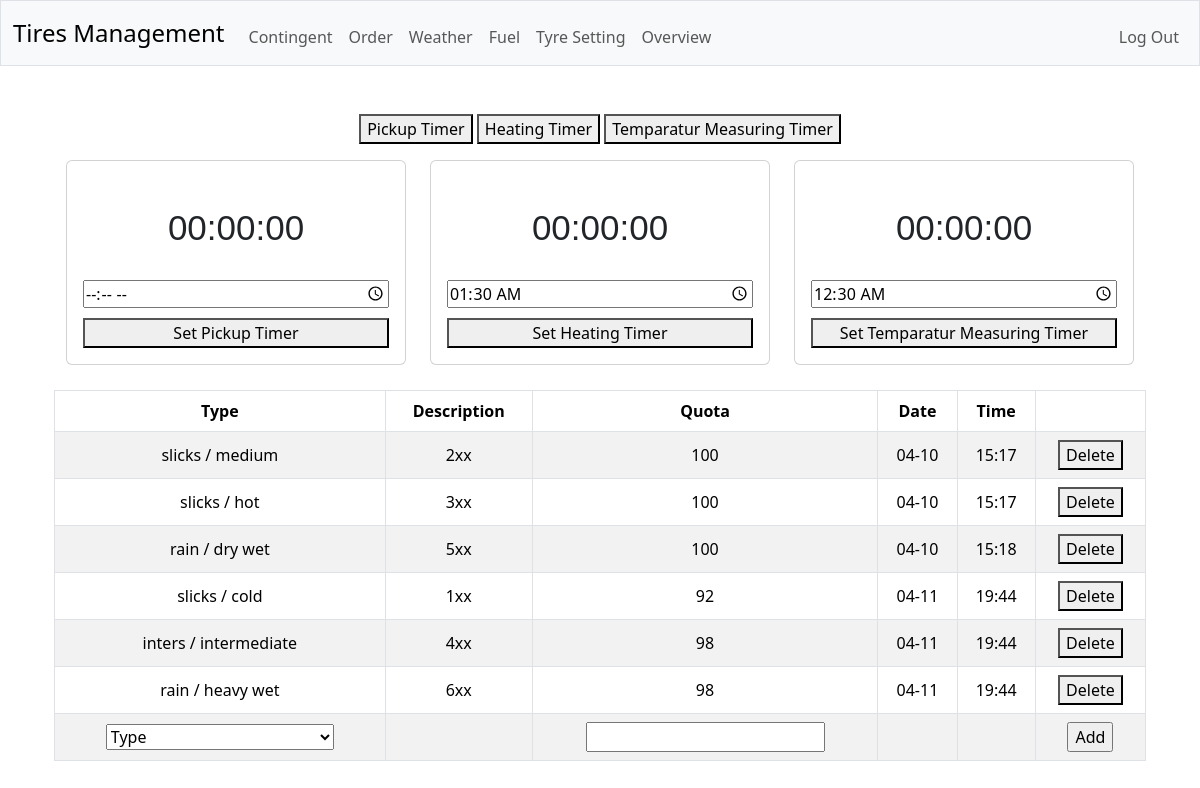
/contingent (signed in), run on the app's committed database.
### tables this page shows
CREATE TABLE contingents (
    id INTEGER PRIMARY KEY AUTOINCREMENT NOT NULL,
    type TEXT NOT NULL,
    description TEXT NOT NULL UNIQUE,  
    quota INTEGER NOT NULL,
    time DATETIME NOT NULL
);

### app.py (the view, shortened to what this page needs)
@app.route("/contingent", methods=["GET", "POST"])
@login_required
def contingent():
    contingents = db.execute("SELECT * FROM contingents")
    return render_template("contingent.html", contingents=contingents)

### app.py (called while the page is built)
@app.after_request
def after_request(response):
    response.headers["Cache-Control"] = "no-cache, no-store, must-revalidate"
    response.headers["Expires"] = 0
    response.headers["Pragma"] = "no-cache"
    return response

### helpers.py (called while the page is built)
def login_required(f):
    @wraps(f)
    def decorated_function(*args, **kwargs):
        if session.get("user_id") is None:
            return redirect("/login")
        return f(*args, **kwargs)
    return decorated_function

### templates/contingent.html (shortened to what this page needs)
{% extends "layout.html" %}
{% block main %}
    <div class="container-fluid">
        <table class="table table-striped table-bordered">
            <thead>
                <tr>
                    <th>Type</th>
                    <th>Description</th>
                    <th>Quota</th>
                    <th>Date</th>
                    <th>Time</th>
                    <th></th>
                </tr>
            </thead>
            <tbody>
                {% for contingent in contingents %}
                    <tr>
                        <td>{{ contingent.type}}</td>
                        <td>{{ contingent.description }}</td>
                        <td>{{ contingent.quota}}</td>
                        <td>{{ (contingent.time.split())[0][5:10] }}</td>
                        <td>{{ (contingent.time.split())[1][:5] }}</td>
                        <td>
                            <form action="/contingent" method="post">
                                <button type="submit">Delete</button>
                            </form>
                        </td>
                    </tr>
                {% endfor %}
                <tr>
                    <form action="/contingent" method="post">
                        <td>
                            <select required name="type">
                                <option selected disabled value="type">Type</option>
                            </select>
                        </td>
                        <td></td>
                        <td>
                            <input required autocomplete="off" name="quota" type="number" min="1">
                        </td>
                        <td></td>
                        <td></td>
                        <td>
                            <input name="add" type="submit" value="Add">
                        </td>
                    </form>
                </tr>
            </tbody>
        </table>
    </div>
{% endblock %}

### templates/layout.html (shortened to what this page needs)
<!DOCTYPE html>
<html lang="en">
    <head>
        <link href="https://cdn.jsdelivr.net/npm/bootstrap@5.3.2/dist/css/bootstrap.min.css" rel="stylesheet">
        <link href="/static/styles.css" rel="stylesheet">
    </head>
    <body>
        <nav class="bg-light border navbar navbar-expand-md navbar-light">
            <div class="container-fluid">
                <a class="navbar-brand" href="/"><span class="red">Tires Management</span></a>
                <div class="collapse navbar-collapse" id="navbar">
                    {% if session["user_id"] %}
                        <ul class="navbar-nav me-auto mt-2">
                            <li class="nav-item"><a class="nav-link" href="/contingent">Contingent</a></li>
                            <li class="nav-item"><a class="nav-link" href="/order">Order</a></li>
                            <li class="nav-item"><a class="nav-link" href="/weather">Weather</a></li>
                            <li class="nav-item"><a class="nav-link" href="/fuel">Fuel</a></li>
                            <li class="nav-item"><a class="nav-link" href="/setting">Tyre Setting</a></li>
                            <li class="nav-item"><a class="nav-link" href="/">Overview</a></li>
                        </ul>
                        <ul class="navbar-nav ms-auto mt-2">
                            <li class="nav-item"><a class="nav-link" href="/logout">Log Out</a></li>
                        </ul>
                    {% else %}
                        <ul class="navbar-nav ms-auto mt-2">
                            <li class="nav-item"><a class="nav-link" href="/register">Register</a></li>
                            <li class="nav-item"><a class="nav-link" href="/login">Log In</a></li>
                        </ul>
                    {% endif %}
                </div>
            </div>
        </nav>
        <main class="container py-5 text-center">
            {% if session["user_id"] %}
                <div class="container-fluid">
                    <p>
                        <button type="button" data-bs-toggle="collapse" data-bs-target="#pickupCollapse" aria-expanded="true" aria-controls="pickupCollapse">Pickup Timer</button>
                        <button type="button" data-bs-toggle="collapse" data-bs-target="#heatingCollapse" aria-expanded="true" aria-controls="heatingCollapse">Heating Timer</button>
                        <button type="button" data-bs-toggle="collapse" data-bs-target="#tempCollapse" aria-expanded="true" aria-controls="tempCollapse">Temparatur Measuring Timer</button>
                    </p>
                    <div class="container">
                        <div class="row">
                            <div class="col">
                                <div class="timer-field collapse show multi-collapse" id="pickupCollapse">
                                    <div class="card card-body">
                                        <p class="timer-display" id="pickupTimer">00:00:00</p>
                                        <input class="timer-input" type="time" id="timerPickupInput">
                                        <button name="newPickupTimer">Set Pickup Timer</button>
                                    </div>
                                </div>
                            </div>
                            <div class="col">
                                <div class="timer-field collapse show multi-collapse" id="heatingCollapse">
                                    <div class="card card-body">
                                        <p class="timer-display" id="heatingTimer">00:00:00</p>
                                        <input class="timer-input" type="time" id="timerHeatingInput" value="01:30">
                                        <button name="newHeatingTimer">Set Heating Timer</button>
                                    </div>
                                </div>
                            </div>
                            <div class="col">
                                <div class="timer-field collapse show multi-collapse" id="tempCollapse">
                                    <div class="card card-body">
                                        <p class="timer-display" id="tempTimer">00:00:00</p>
                                        <input class="timer-input" type="time" id="timerTempInput" value="00:30">
                                        <button name="newTempTimer">Set Temparatur Measuring Timer</button>
                                    </div>
                                </div>
                            </div>
                        </div>
                    </div>
                </div>
            {% endif %}
            {% block main %}
            {% endblock %}
        </main>
    </body>
</html>

### static/styles.css (style rules this page uses)
nav .navbar-brand { font-size: x-large; }
.timer-display { font-size: 35px; font-family: Arial, sans-serif; text-align: center; margin-top: 25px; margin-bottom: 25px; }
.container { margin-bottom: 25px; }
table.table td, table.table th { vertical-align: middle; }
.timer-input { margin-bottom: 10px; }

### data on the page
contingents: type "slicks / medium", description "2xx", quota "100", time "04-10", time "15:17"
contingents: type "slicks / hot", description "3xx", quota "100", time "04-10", time "15:17"
contingents: type "rain / dry wet", description "5xx", quota "100", time "04-10", time "15:18"
contingents: type "slicks / cold", description "1xx", quota "92", time "04-11", time "19:44"
contingents: type "inters / intermediate", description "4xx", quota "98", time "04-11", time "19:44"
contingents: type "rain / heavy wet", description "6xx", quota "98", time "04-11", time "19:44"
